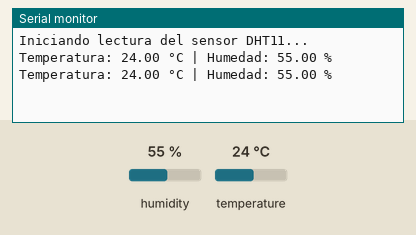
Bench run of a sketch on a simulated Arduino Uno, built with avr-gcc and run on an emulated ATmega328P. On the bench: the last lines printed to the serial monitor. The inputs (shaded band) are chosen by the test bench; at power-on: humidity 55 %, temperature 24 °C.

Above: at 10.8 s.
10.9 s: humidity set to 22 %
At 20.4 s:
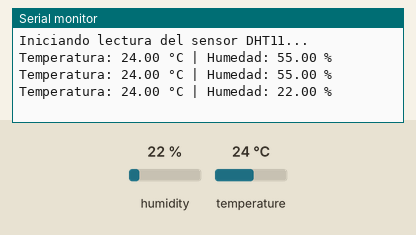
20.9 s: temperature set to 12 °C
At 30.7 s:
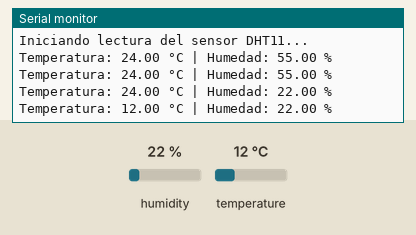
30.9 s: humidity set to 40 %
At 41.0 s:
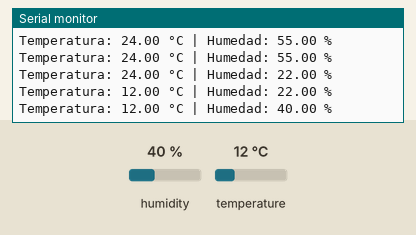
Timing chart, 0 to 42.5 s (numbered marks = the images above; inputs shaded):
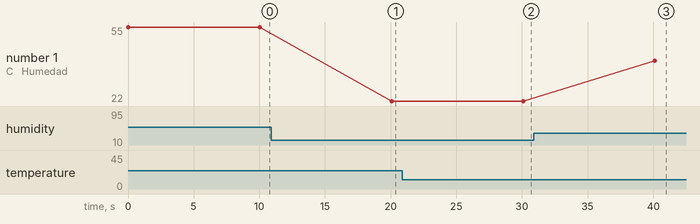

Measured:
- after the input at 10.9 s, the serial monitor: prints a new line after 9.2 s (image 1)
- after the input at 20.9 s, the serial monitor: prints a new line after 9.2 s (image 2)
- after the input at 30.9 s, the serial monitor: prints a new line after 9.2 s (image 3)
- plotted number 1: 55 → 22 after the input at 10.9 s, 22 → 40 after the input at 30.9 s

The sketch:

03_dht11_test.ino
```cpp
#include "DHT.h"

#define DHTPIN 4      // Pin de datos del sensor DHT22
#define DHTTYPE DHT11 // Tipo de sensor

DHT dht(DHTPIN, DHTTYPE);

void setup() {
    Serial.begin(115200);  // Iniciar comunicación serie
    dht.begin();           // Iniciar sensor DHT22
    Serial.println("Iniciando lectura del sensor DHT11...");
}

void loop() {
    float temperatura = dht.readTemperature(); // Leer temperatura en °C
    float humedad = dht.readHumidity();       // Leer humedad en %

    // Verificar si los valores son válidos
    if (isnan(temperatura) || isnan(humedad)) {
        Serial.println("Error al leer el sensor DHT11.");
    } else {
        Serial.print("Temperatura: ");
        Serial.print(temperatura);
        Serial.print(" °C | Humedad: ");
        Serial.print(humedad);
        Serial.println(" %");
    }

    delay(10000); // Esperar 2 segundos antes de la próxima lectura
}
```
